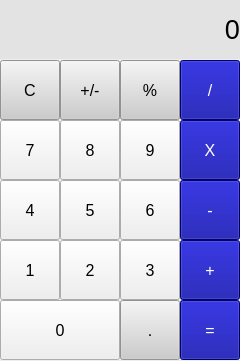
<?xml version="1.0" encoding="UTF-8"?>
<ui version="4.0">
 <class>MainWindow</class>
 <widget class="QMainWindow" name="MainWindow">
  <property name="geometry">
   <rect>
    <x>0</x>
    <y>0</y>
    <width>240</width>
    <height>361</height>
   </rect>
  </property>
  <property name="windowTitle">
   <string>Calculadora</string>
  </property>
  <property name="layoutDirection">
   <enum>Qt::LeftToRight</enum>
  </property>
  <widget class="QWidget" name="centralwidget">
   <widget class="QLabel" name="label">
    <property name="geometry">
     <rect>
      <x>0</x>
      <y>0</y>
      <width>240</width>
      <height>59</height>
     </rect>
    </property>
    <property name="font">
     <font>
      <family>MS Shell Dlg 2</family>
      <pointsize>20</pointsize>
      <weight>50</weight>
      <italic>false</italic>
      <bold>false</bold>
     </font>
    </property>
    <property name="styleSheet">
     <string notr="true">background-color: rgb(227, 227, 227);
border: lpx solid gray</string>
    </property>
    <property name="text">
     <string>0</string>
    </property>
    <property name="alignment">
     <set>Qt::AlignRight|Qt::AlignTrailing|Qt::AlignVCenter</set>
    </property>
   </widget>
   <widget class="QPushButton" name="pushButton_Limpiar">
    <property name="geometry">
     <rect>
      <x>0</x>
      <y>60</y>
      <width>60</width>
      <height>60</height>
     </rect>
    </property>
    <property name="font">
     <font>
      <pointsize>12</pointsize>
     </font>
    </property>
    <property name="styleSheet">
     <string notr="true">background-color: rgb(204, 204, 204);
</string>
    </property>
    <property name="text">
     <string>C</string>
    </property>
   </widget>
   <widget class="QPushButton" name="pushButton_MasMenos">
    <property name="geometry">
     <rect>
      <x>60</x>
      <y>60</y>
      <width>60</width>
      <height>60</height>
     </rect>
    </property>
    <property name="font">
     <font>
      <pointsize>12</pointsize>
     </font>
    </property>
    <property name="styleSheet">
     <string notr="true">background-color: rgb(204, 204, 204);
</string>
    </property>
    <property name="text">
     <string>+/-</string>
    </property>
   </widget>
   <widget class="QPushButton" name="pushButton_Porcentaje">
    <property name="geometry">
     <rect>
      <x>120</x>
      <y>60</y>
      <width>60</width>
      <height>60</height>
     </rect>
    </property>
    <property name="font">
     <font>
      <pointsize>12</pointsize>
     </font>
    </property>
    <property name="styleSheet">
     <string notr="true">background-color: rgb(204, 204, 204);
</string>
    </property>
    <property name="text">
     <string>%</string>
    </property>
   </widget>
   <widget class="QPushButton" name="pushButton_Division">
    <property name="geometry">
     <rect>
      <x>180</x>
      <y>60</y>
      <width>60</width>
      <height>60</height>
     </rect>
    </property>
    <property name="font">
     <font>
      <pointsize>12</pointsize>
     </font>
    </property>
    <property name="styleSheet">
     <string notr="true">background-color: rgb(0, 0, 152);
color: white;
</string>
    </property>
    <property name="text">
     <string>/</string>
    </property>
   </widget>
   <widget class="QPushButton" name="pushButton_Suma">
    <property name="geometry">
     <rect>
      <x>180</x>
      <y>240</y>
      <width>60</width>
      <height>60</height>
     </rect>
    </property>
    <property name="font">
     <font>
      <pointsize>12</pointsize>
     </font>
    </property>
    <property name="styleSheet">
     <string notr="true">background-color: rgb(0, 0, 152);
color: white;
</string>
    </property>
    <property name="text">
     <string>+</string>
    </property>
   </widget>
   <widget class="QPushButton" name="pushButton_3">
    <property name="geometry">
     <rect>
      <x>120</x>
      <y>240</y>
      <width>60</width>
      <height>60</height>
     </rect>
    </property>
    <property name="font">
     <font>
      <pointsize>12</pointsize>
     </font>
    </property>
    <property name="styleSheet">
     <string notr="true">background-color: rgb(239, 239, 239);</string>
    </property>
    <property name="text">
     <string>3</string>
    </property>
   </widget>
   <widget class="QPushButton" name="pushButton_1">
    <property name="geometry">
     <rect>
      <x>0</x>
      <y>240</y>
      <width>60</width>
      <height>60</height>
     </rect>
    </property>
    <property name="font">
     <font>
      <pointsize>12</pointsize>
     </font>
    </property>
    <property name="styleSheet">
     <string notr="true">background-color: rgb(239, 239, 239);</string>
    </property>
    <property name="text">
     <string>1</string>
    </property>
   </widget>
   <widget class="QPushButton" name="pushButton_2">
    <property name="geometry">
     <rect>
      <x>60</x>
      <y>240</y>
      <width>60</width>
      <height>60</height>
     </rect>
    </property>
    <property name="font">
     <font>
      <pointsize>12</pointsize>
     </font>
    </property>
    <property name="styleSheet">
     <string notr="true">background-color: rgb(239, 239, 239);</string>
    </property>
    <property name="text">
     <string>2</string>
    </property>
   </widget>
   <widget class="QPushButton" name="pushButton_Resta">
    <property name="geometry">
     <rect>
      <x>180</x>
      <y>180</y>
      <width>60</width>
      <height>60</height>
     </rect>
    </property>
    <property name="font">
     <font>
      <pointsize>12</pointsize>
     </font>
    </property>
    <property name="styleSheet">
     <string notr="true">background-color: rgb(0, 0, 152);
color: white;
</string>
    </property>
    <property name="text">
     <string>-</string>
    </property>
   </widget>
   <widget class="QPushButton" name="pushButton_6">
    <property name="geometry">
     <rect>
      <x>120</x>
      <y>180</y>
      <width>60</width>
      <height>60</height>
     </rect>
    </property>
    <property name="font">
     <font>
      <pointsize>12</pointsize>
     </font>
    </property>
    <property name="styleSheet">
     <string notr="true">background-color: rgb(239, 239, 239);</string>
    </property>
    <property name="text">
     <string>6</string>
    </property>
   </widget>
   <widget class="QPushButton" name="pushButton_4">
    <property name="geometry">
     <rect>
      <x>0</x>
      <y>180</y>
      <width>60</width>
      <height>60</height>
     </rect>
    </property>
    <property name="font">
     <font>
      <pointsize>12</pointsize>
     </font>
    </property>
    <property name="styleSheet">
     <string notr="true">background-color: rgb(239, 239, 239);</string>
    </property>
    <property name="text">
     <string>4</string>
    </property>
   </widget>
   <widget class="QPushButton" name="pushButton_5">
    <property name="geometry">
     <rect>
      <x>60</x>
      <y>180</y>
      <width>60</width>
      <height>60</height>
     </rect>
    </property>
    <property name="font">
     <font>
      <pointsize>12</pointsize>
     </font>
    </property>
    <property name="styleSheet">
     <string notr="true">background-color: rgb(239, 239, 239);</string>
    </property>
    <property name="text">
     <string>5</string>
    </property>
   </widget>
   <widget class="QPushButton" name="pushButton_Multiplicacion">
    <property name="geometry">
     <rect>
      <x>180</x>
      <y>120</y>
      <width>60</width>
      <height>60</height>
     </rect>
    </property>
    <property name="font">
     <font>
      <pointsize>12</pointsize>
     </font>
    </property>
    <property name="styleSheet">
     <string notr="true">background-color: rgb(0, 0, 152);
color: white;
</string>
    </property>
    <property name="text">
     <string>X</string>
    </property>
   </widget>
   <widget class="QPushButton" name="pushButton_9">
    <property name="geometry">
     <rect>
      <x>120</x>
      <y>120</y>
      <width>60</width>
      <height>60</height>
     </rect>
    </property>
    <property name="font">
     <font>
      <pointsize>12</pointsize>
     </font>
    </property>
    <property name="styleSheet">
     <string notr="true">background-color: rgb(239, 239, 239);</string>
    </property>
    <property name="text">
     <string>9</string>
    </property>
   </widget>
   <widget class="QPushButton" name="pushButton_7">
    <property name="geometry">
     <rect>
      <x>0</x>
      <y>120</y>
      <width>60</width>
      <height>60</height>
     </rect>
    </property>
    <property name="font">
     <font>
      <pointsize>12</pointsize>
     </font>
    </property>
    <property name="styleSheet">
     <string notr="true">background-color: rgb(239, 239, 239);</string>
    </property>
    <property name="text">
     <string>7</string>
    </property>
   </widget>
   <widget class="QPushButton" name="pushButton_8">
    <property name="geometry">
     <rect>
      <x>60</x>
      <y>120</y>
      <width>60</width>
      <height>60</height>
     </rect>
    </property>
    <property name="font">
     <font>
      <pointsize>12</pointsize>
     </font>
    </property>
    <property name="styleSheet">
     <string notr="true">background-color: rgb(239, 239, 239);</string>
    </property>
    <property name="text">
     <string>8</string>
    </property>
   </widget>
   <widget class="QPushButton" name="pushButton_0">
    <property name="geometry">
     <rect>
      <x>0</x>
      <y>300</y>
      <width>120</width>
      <height>60</height>
     </rect>
    </property>
    <property name="font">
     <font>
      <pointsize>12</pointsize>
     </font>
    </property>
    <property name="styleSheet">
     <string notr="true">background-color: rgb(239, 239, 239);</string>
    </property>
    <property name="text">
     <string>0</string>
    </property>
   </widget>
   <widget class="QPushButton" name="pushButton_Igual">
    <property name="geometry">
     <rect>
      <x>180</x>
      <y>300</y>
      <width>60</width>
      <height>60</height>
     </rect>
    </property>
    <property name="font">
     <font>
      <pointsize>12</pointsize>
     </font>
    </property>
    <property name="styleSheet">
     <string notr="true">background-color: rgb(0, 0, 152);
color: white;
</string>
    </property>
    <property name="text">
     <string>=</string>
    </property>
   </widget>
   <widget class="QPushButton" name="pushButton_Punto">
    <property name="geometry">
     <rect>
      <x>120</x>
      <y>300</y>
      <width>60</width>
      <height>60</height>
     </rect>
    </property>
    <property name="font">
     <font>
      <pointsize>12</pointsize>
     </font>
    </property>
    <property name="styleSheet">
     <string notr="true">background-color: rgb(204, 204, 204);</string>
    </property>
    <property name="text">
     <string>.</string>
    </property>
   </widget>
  </widget>
 </widget>
 <resources/>
 <connections/>
</ui>
